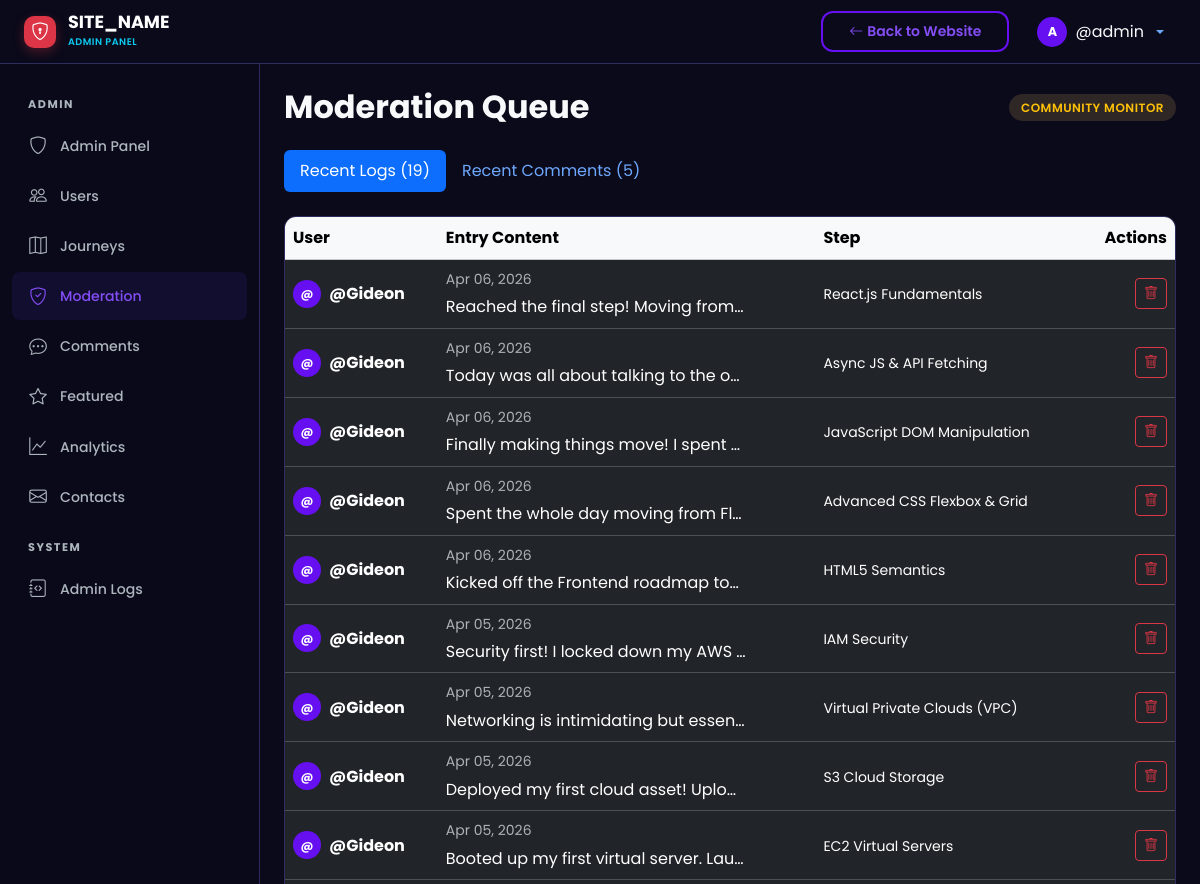
/admin/moderation.php (signed in, upper part), run on an earlier commit of the app's database.
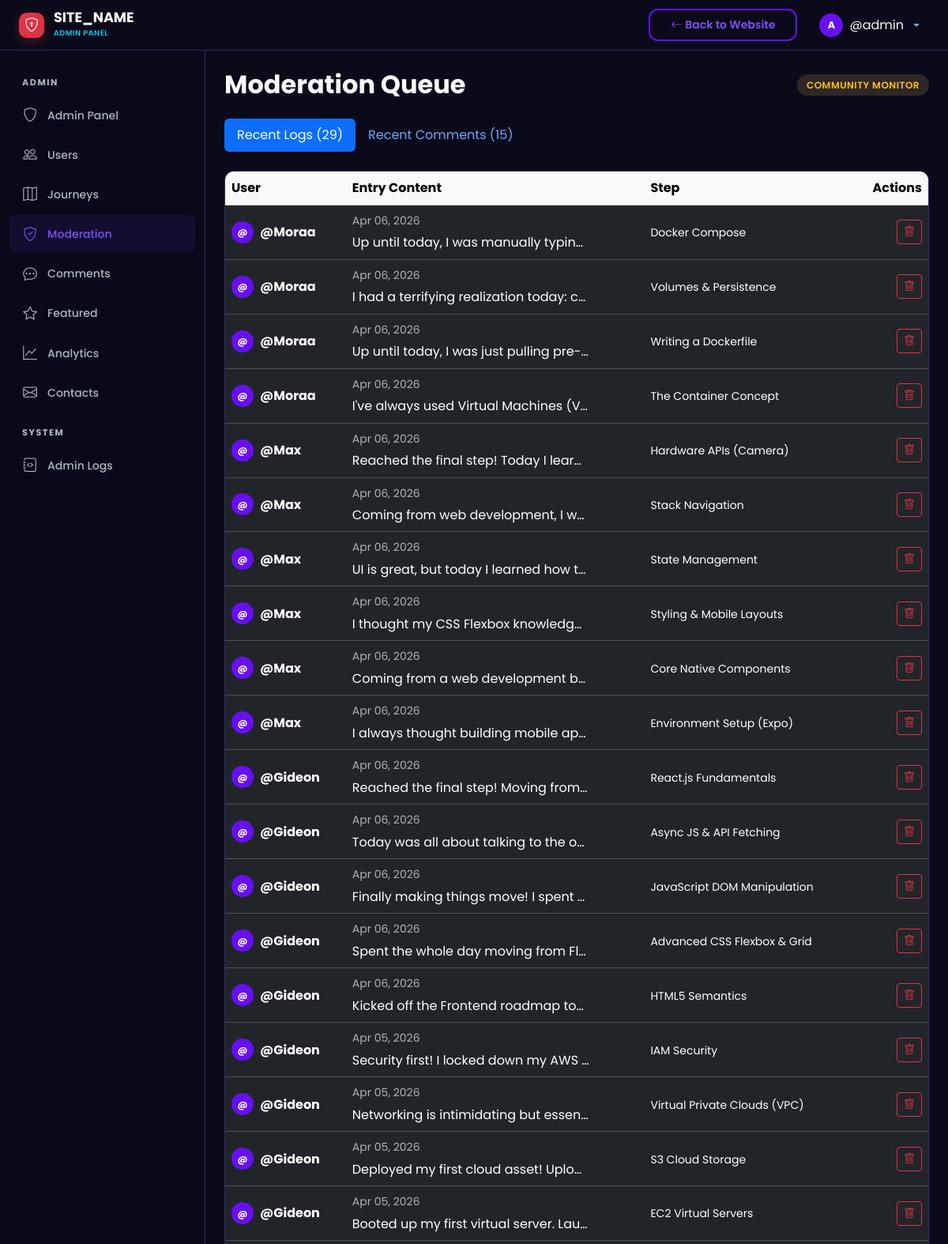
And on a later commit of the database.
### tables this page shows
CREATE TABLE `daily_logs` (
  `id` int UNSIGNED NOT NULL,
  `step_id` int UNSIGNED NOT NULL,
  `user_id` int UNSIGNED NOT NULL,
  `log_date` date NOT NULL,
  `content` text NOT NULL,
  `code_snippet` text,
  `code_language` varchar(50) DEFAULT NULL,
  `youtube_url` varchar(500) DEFAULT NULL,
  `external_links` json DEFAULT NULL,
  `github_commit_url` varchar(500) DEFAULT NULL,
  `wakatime_minutes` int UNSIGNED DEFAULT NULL,
  `created_at` datetime NOT NULL DEFAULT CURRENT_TIMESTAMP,
  `updated_at` datetime NOT NULL DEFAULT CURRENT_TIMESTAMP ON UPDATE CURRENT_TIMESTAMP
);

CREATE TABLE `users` (
  `id` int UNSIGNED NOT NULL,
  `username` varchar(50) NOT NULL,
  `email` varchar(255) NOT NULL,
  `password_hash` varchar(255) NOT NULL,
  `full_name` varchar(100) NOT NULL,
  `avatar` varchar(255) DEFAULT 'default-avatar.png',
  `bio` text,
  `role` enum('user','admin') NOT NULL DEFAULT 'user',
  `is_active` tinyint(1) NOT NULL DEFAULT '1',
  `current_streak` int UNSIGNED NOT NULL DEFAULT '0',
  `longest_streak` int UNSIGNED NOT NULL DEFAULT '0',
  `last_activity_date` date DEFAULT NULL,
  `created_at` datetime NOT NULL DEFAULT CURRENT_TIMESTAMP,
  `updated_at` datetime NOT NULL DEFAULT CURRENT_TIMESTAMP ON UPDATE CURRENT_TIMESTAMP
);

CREATE TABLE `steps` (
  `id` int UNSIGNED NOT NULL,
  `journey_id` int UNSIGNED NOT NULL,
  `step_number` int UNSIGNED NOT NULL,
  `title` varchar(255) NOT NULL,
  `description` text,
  `status` enum('pending','in_progress','completed') NOT NULL DEFAULT 'pending',
  `is_draft` tinyint(1) NOT NULL DEFAULT '0',
  `estimated_days` int UNSIGNED DEFAULT NULL,
  `created_at` datetime NOT NULL DEFAULT CURRENT_TIMESTAMP,
  `updated_at` datetime NOT NULL DEFAULT CURRENT_TIMESTAMP ON UPDATE CURRENT_TIMESTAMP
);

### includes/helpers.php (called while the page is built, shortened)
<?php
function generateCSRFToken(): string {
    return $_SESSION['csrf_token'];
}
function sanitize(?string $input): string {
    return htmlspecialchars(trim($input), ENT_QUOTES, 'UTF-8');
}
function formatDate(string $date, string $format = 'M d, Y'): string {
    return date($format, strtotime($date));
}

### admin/moderation.php (the view, shortened to what this page needs)
<?php
require_once __DIR__ . '/../includes/helpers.php';
$db = getDB();
$recentLogs = $db->query("SELECT dl.*, u.username, s.title as step_title FROM daily_logs dl JOIN users u ON dl.user_id = u.id JOIN steps s ON dl.step_id = s.id ORDER BY dl.created_at DESC LIMIT 50")->fetchAll();
$recentComments = $db->query("SELECT sc.*, u.username, s.title as step_title FROM step_comments sc JOIN users u ON sc.user_id = u.id JOIN steps s ON sc.step_id = s.id WHERE sc.is_deleted = 0 ORDER BY sc.created_at DESC LIMIT 50")->fetchAll();
require_once __DIR__ . '/includes/admin_header.php';
?>
<div class="d-flex justify-content-between align-items-center mb-4">
    <h2 class="fw-bold mb-0">Moderation Queue</h2>
    <span class="st-badge st-badge-warning animate-pulse">Community Monitor</span>
</div>
<ul class="nav nav-pills mb-4" id="modTab" role="tablist">
    <li class="nav-item" role="presentation">
        <button class="nav-link active" id="logs-tab" data-bs-toggle="pill" data-bs-target="#logs" type="button">Recent Logs (<?= count($recentLogs) ?>)</button>
    </li>
    <li class="nav-item" role="presentation">
        <button class="nav-link" id="comments-tab" data-bs-toggle="pill" data-bs-target="#comments" type="button">Recent Comments (<?= count($recentComments) ?>)</button>
    </li>
</ul>
<div class="tab-content" id="modTabContent">
    <div class="tab-pane fade show active" id="logs" role="tabpanel">
        <div class="st-card p-0" style="overflow:hidden;">
            <div class="table-responsive">
                <table class="table table-dark table-hover mb-0 align-middle">
                    <thead class="table-light">
                        <tr>
                            <th>User</th>
                            <th>Entry Content</th>
                            <th>Step</th>
                            <th class="text-end">Actions</th>
                        </tr>
                    </thead>
                    <tbody>
                        <?php foreach($recentLogs as $log): ?>
                            <tr>
                                <td class="fw-bold">
                                    <div class="d-flex align-items-center gap-2">
                                        <div class="st-avatar-initial" style="width:28px;height:28px;font-size:0.75rem;">
                                            <?= substr(sanitize(!empty($log['full_name']) ? $log['full_name'] : $log['username']), 0, 1) ?>
                                        </div>
                                        <?= sanitize($log['username']) ?>
                                    </div>
                                </td>
                                <td>
                                    <div class="text-muted small mb-1"><?= formatDate($log['log_date']) ?></div>
                                    <div class="text-truncate" style="max-width: 300px;"><?= sanitize($log['content']) ?></div>
                                </td>
                                <td><span class="small"><?= sanitize($log['step_title']) ?></span></td>
                                <td class="text-end">
                                    <a href="moderation.php?action=del_log&id=<?= $log['id'] ?>&token=<?= generateCSRFToken() ?>" class="btn btn-sm btn-outline-danger" onclick="return confirm('Delete this log permanently?')"><i class="bi bi-trash"></i></a>
                                </td>
                            </tr>
                        <?php endforeach; ?>
                    </tbody>
                </table>
            </div>
        </div>
    </div>
</div>
<?php require_once __DIR__ . '/includes/admin_footer.php'; ?>

What changed in the data, as far as the page shows it:
added daily_logs: user.username "@", user.username "@Moraa", log_date "Apr 06, 2026", content "Up until today, I was manually typin…", step.title "Docker Compose"
added daily_logs: user.username "@", user.username "@Moraa", log_date "Apr 06, 2026", content "I had a terrifying realization today: c…", step.title "Volumes & Persistence"
added daily_logs: user.username "@", user.username "@Moraa", log_date "Apr 06, 2026", content "Up until today, I was just pulling pre-…", step.title "Writing a Dockerfile"
added daily_logs: user.username "@", user.username "@Moraa", log_date "Apr 06, 2026", content "I've always used Virtual Machines (V…", step.title "The Container Concept"
added daily_logs: user.username "@", user.username "@Max", log_date "Apr 06, 2026", content "Reached the final step! Today I lear…", step.title "Hardware APIs (Camera)"
added daily_logs: user.username "@", user.username "@Max", log_date "Apr 06, 2026", content "Coming from web development, I w…", step.title "Stack Navigation"
added daily_logs: user.username "@", user.username "@Max", log_date "Apr 06, 2026", content "UI is great, but today I learned how t…", step.title "State Management"
added daily_logs: user.username "@", user.username "@Max", log_date "Apr 06, 2026", content "I thought my CSS Flexbox knowledg…", step.title "Styling & Mobile Layouts"
added daily_logs: user.username "@", user.username "@Max", log_date "Apr 06, 2026", content "Coming from a web development b…", step.title "Core Native Components"
added daily_logs: user.username "@", user.username "@Max", log_date "Apr 06, 2026", content "I always thought building mobile ap…", step.title "Environment Setup (Expo)"
Also different on the page:
count($recentLogs): "19" → "29"
count($recentComments): "5" → "15"
